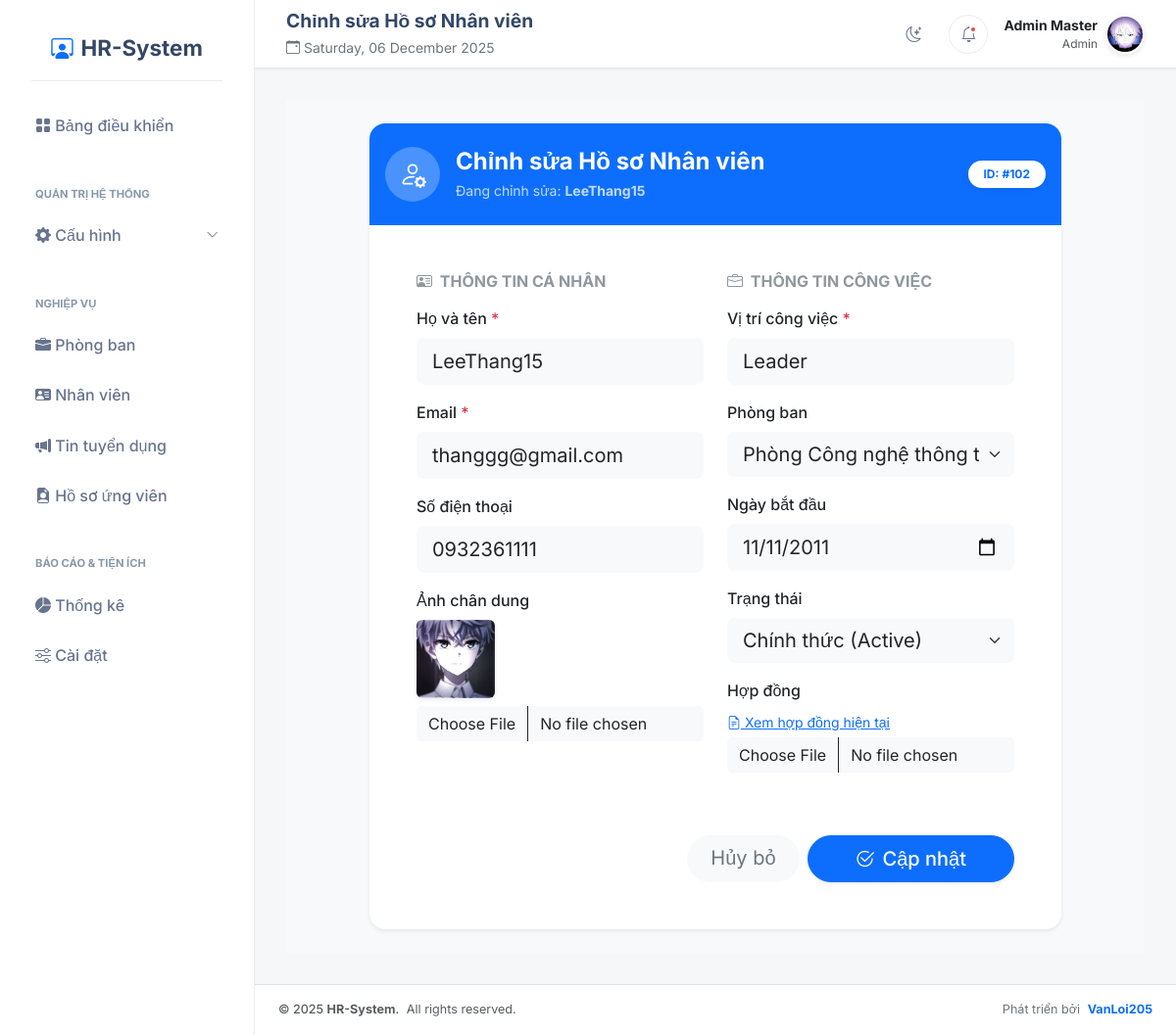
/public/employees/edit?id=102 (signed in), run on the app's committed database.
### tables this page shows
CREATE TABLE `employees` (
  `id` int unsigned NOT NULL AUTO_INCREMENT,
  `department_id` int unsigned DEFAULT NULL,
  `full_name` varchar(100) NOT NULL,
  `email` varchar(100) NOT NULL,
  `phone` varchar(20) DEFAULT NULL,
  `job_title` varchar(100) NOT NULL,
  `start_date` date NOT NULL,
  `status` enum('probation','active','terminated') NOT NULL DEFAULT 'probation',
  `photo_path` varchar(255) DEFAULT NULL,
  `contract_path` varchar(255) DEFAULT NULL,
  `created_at` timestamp NOT NULL DEFAULT CURRENT_TIMESTAMP,
  PRIMARY KEY (`id`),
  UNIQUE KEY `email_unique` (`email`),
  KEY `fk_employees_department_id` (`department_id`),
  CONSTRAINT `fk_employees_department_id` FOREIGN KEY (`department_id`) REFERENCES `departments` (`id`) ON DELETE SET NULL ON UPDATE CASCADE
);

CREATE TABLE `departments` (
  `id` int unsigned NOT NULL AUTO_INCREMENT,
  `name` varchar(150) NOT NULL,
  `created_at` timestamp NOT NULL DEFAULT CURRENT_TIMESTAMP,
  PRIMARY KEY (`id`),
  UNIQUE KEY `name_unique` (`name`)
);

### views/employees/edit.view.php (the view, shortened to what the rows shown need)
<div class="container-fluid py-4 bg-light">
    <div class="row justify-content-center">
        <div class="col-lg-10">
            <div class="card border-0 shadow-sm rounded-4 overflow-hidden employee-card">
                <div class="card-header border-0 py-4 bg-primary text-white">
                    <div class="d-flex align-items-center">
                        <div class="icon-box bg-white bg-opacity-25 rounded-circle p-3 me-3 d-flex align-items-center justify-content-center" style="width: 56px; height: 56px;">
                            <i class="bi bi-person-gear fs-3"></i>
                        </div>
                        <div class="flex-grow-1">
                            <h4 class="mb-1 fw-bold"><?php echo e($title); ?></h4>
                            <p class="mb-0 opacity-75 small">
                                Đang chỉnh sửa: <strong><?php echo e($employee['full_name']); ?></strong>
                            </p>
                        </div>
                        <span class="badge bg-white text-primary rounded-pill px-3 py-2 fw-bold shadow-sm d-none d-md-block">
                            ID: #<?php echo e($employee['id']); ?>
                        </span>
                    </div>
                </div>
                <div class="card-body p-4 p-md-5">
                    <form method="POST" action="<?php echo BASE_URL; ?>/employees/update" enctype="multipart/form-data" class="needs-validation" novalidate>
                        <div class="row g-4">
                            <div class="col-md-6">
                                <h6 class="fw-bold text-uppercase text-secondary text-xs opacity-75 mb-3 ls-1">
                                    <i class="bi bi-person-vcard me-1"></i> Thông tin cá nhân
                                </h6>
                                <div class="mb-3">
                                    <label class="form-label fw-medium">Họ và tên <span class="text-danger">*</span></label>
                                    <input type="text" name="full_name" class="form-control form-control-lg bg-light border-0"
                                           value="<?php echo e($employee['full_name']); ?>" required>
                                </div>
                                <div class="mb-3">
                                    <label class="form-label fw-medium">Email <span class="text-danger">*</span></label>
                                    <input type="email" name="email" class="form-control form-control-lg bg-light border-0"
                                           value="<?php echo e($employee['email']); ?>" required>
                                </div>
                                <div class="mb-3">
                                    <label class="form-label fw-medium">Số điện thoại</label>
                                    <input type="text" name="phone" class="form-control form-control-lg bg-light border-0"
                                           value="<?php echo e($employee['phone']); ?>">
                                </div>
                                <div class="mb-3">
                                    <label class="form-label fw-medium">Ảnh chân dung</label>
                                    <?php if($employee['photo_path']): ?>
                                        <div class="mb-2">
                                            <img src="<?php echo BASE_URL . '/' . e($employee['photo_path']); ?>" alt="Current Photo" class="rounded shadow-sm" style="width: 80px; height: 80px; object-fit: cover;">
                                        </div>
                                    <?php endif; ?>
                                    <input type="file" name="photo" class="form-control bg-light border-0">
                                </div>
                            </div>
                            <div class="col-md-6">
                                <h6 class="fw-bold text-uppercase text-secondary text-xs opacity-75 mb-3 ls-1">
                                    <i class="bi bi-briefcase me-1"></i> Thông tin công việc
                                </h6>
                                <div class="mb-3">
                                    <label class="form-label fw-medium">Vị trí công việc <span class="text-danger">*</span></label>
                                    <input type="text" name="job_title" class="form-control form-control-lg bg-light border-0"
                                           value="<?php echo e($employee['job_title']); ?>" required>
                                </div>
                                <div class="mb-3">
                                    <label class="form-label fw-medium">Phòng ban</label>
                                    <select name="department_id" class="form-select form-select-lg bg-light border-0 cursor-pointer">
                                        <?php foreach ($departments as $dept): ?>
                                            <option value="<?php echo $dept['id']; ?>" <?php echo $employee['department_id'] == $dept['id'] ? 'selected' : ''; ?>>
                                                <?php echo e($dept['name']); ?>
                                            </option>
                                        <?php endforeach; ?>
                                    </select>
                                </div>
                                <div class="mb-3">
                                    <label class="form-label fw-medium">Ngày bắt đầu</label>
                                    <input type="date" name="start_date" class="form-control form-control-lg bg-light border-0"
                                           value="<?php echo e($employee['start_date']); ?>" required>
                                </div>
                                <div class="mb-3">
                                    <label class="form-label fw-medium">Trạng thái</label>
                                    <select name="status" class="form-select form-select-lg bg-light border-0 cursor-pointer">
                                        <option value="active" <?php echo $employee['status'] === 'active' ? 'selected' : ''; ?>>Chính thức (Active)</option>
                                    </select>
                                </div>
                                <div class="mb-3">
                                    <label class="form-label fw-medium">Hợp đồng</label>
                                    <?php if($employee['contract_path']): ?>
                                        <div class="mb-1">
                                            <a href="<?php echo BASE_URL . '/' . e($employee['contract_path']); ?>" target="_blank" class="text-primary small"><i class="bi bi-file-earmark-text"></i> Xem hợp đồng hiện tại</a>
                                        </div>
                                    <?php endif; ?>
                                    <input type="file" name="contract" class="form-control bg-light border-0">
                                </div>
                            </div>
                        </div>
                        <div class="d-flex gap-2 justify-content-end mt-5">
                            <a href="<?php echo BASE_URL; ?>/employees" class="btn btn-light btn-lg px-4 rounded-pill border-0 text-secondary">Hủy bỏ</a>
                            <button type="submit" class="btn btn-primary btn-lg px-5 rounded-pill shadow-sm fw-medium">
                                <i class="bi bi-check2-circle me-2"></i>Cập nhật
                            </button>
                        </div>
                    </form>
                </div>
            </div>
        </div>
    </div>
</div>

### src/Core/Router.php (shortened to what the rows shown need)
<?php
class Router
{
    protected array $routes = [];
    public function add(string $method, string $uri, string $controller): void
    {
        $this->routes[] = [
            'method' => $method,
            'uri' => $uri,
            'controller' => $controller,
        ];
    }
    public function dispatch(string $uri, string $method): void
    {
        foreach ($this->routes as $route) {
            if ($route['uri'] === $uri && $route['method'] === strtoupper($method)) {
                list($controller, $action) = explode('@', $route['controller']);
                $controllerInstance = new $controllerClass();
                $controllerInstance->{$action}();
                return;
            }
        }
        throw new RouteNotFoundException("No route found for URI: $uri");
    }
}

### data on the page
employees: full_name "LeeThang15", id "102", email "thanggg@gmail.com", phone "0932361111", photo_path (picture), job_title "Leader", department_id "Phòng Công nghệ thông tin (IT – Information Technology)", start_date "11/11/2011", status "Chính thức (Active)"
